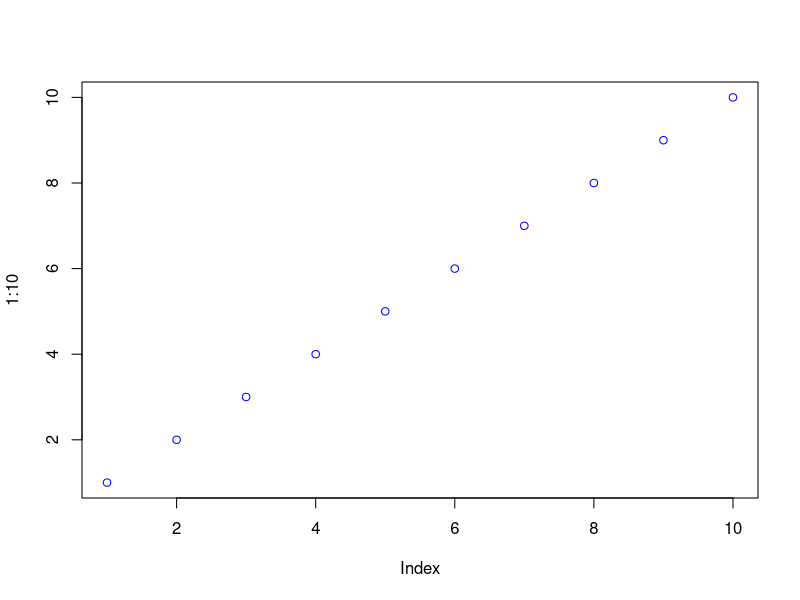

The R source for this figure:
## ---- chunk 1
plot(1:10, col="blue", pch=21)
